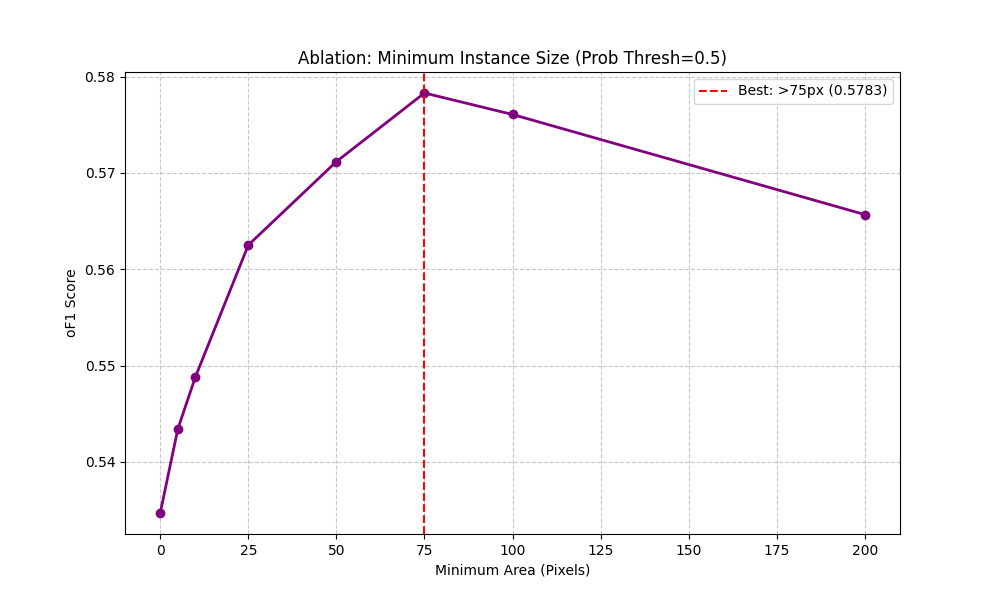

Generate this figure with Python:
import torch
import numpy as np
import pandas as pd
import matplotlib.pyplot as plt
import argparse
import json
from tqdm import tqdm
from scipy.ndimage import label
from dataset import ForgeryDataset
from model import FlexibleModel
import kaggle_metric

# --- CONFIGURATION ---
# We fix the binarization threshold (e.g., 0.50)
FIXED_PROB_THRESH = 0.50
# We test these minimum sizes (in pixels)
MIN_AREAS = [0, 5, 10, 25, 50, 75, 100, 200]

def filter_and_encode(binary_mask, min_area):
    """
    Labels connected components and removes those smaller than min_area.
    """
    labeled_mask, num_features = label(binary_mask)
    instances = []
    for k in range(1, num_features + 1):
        instance = (labeled_mask == k).astype(np.uint8)
        # THE ABLATION LOGIC IS HERE:
        if instance.sum() > min_area:
            instances.append(instance)
            
    return "authentic" if not instances else kaggle_metric.rle_encode(instances)

def run_study():
    parser = argparse.ArgumentParser()
    parser.add_argument('--data_dir', type=str, required=True)
    parser.add_argument('--model_path', type=str, required=True)
    parser.add_argument('--arch', type=str, default='segformer')
    parser.add_argument('--encoder', type=str, default='mit_b2')
    parser.add_argument('--im_size', type=int, default=256)
    args = parser.parse_args()

    device = torch.device('cuda' if torch.cuda.is_available() else 'cpu')
    print(f"📊 Starting Minimum Area Ablation on {args.model_path}")
    print(f"   Fixed Probability Threshold: {FIXED_PROB_THRESH}")
    
    # 1. Load Model
    model = FlexibleModel(arch=args.arch, encoder=args.encoder, weights=None).to(device)
    try:
        model.load_state_dict(torch.load(args.model_path, map_location=device))
    except:
        model.load_state_dict(torch.load(args.model_path, map_location=device), strict=False)
    model.eval()
    
    # 2. Load Data
    # Use the size the model was trained on
    val_ds = ForgeryDataset(args.data_dir, phase='val', im_size=(args.im_size, args.im_size))
    
    # 3. Pre-calculate Binary Masks (Speed Optimization)
    # We don't want to re-run the GPU model for every area threshold.
    print("⚡ Generating base predictions...")
    ground_truth = []
    binary_predictions = [] 
    
    with torch.no_grad():
        for i in tqdm(range(len(val_ds))):
            img, mask = val_ds[i]
            
            # Save GT (using standard min_area=0 or 10 for reference doesn't matter for GT encoding logic usually)
            # But strictly, GT needs to be encoded correctly.
            # We use a simple helper for GT that keeps everything > 0
            gt_mask = mask.squeeze().numpy().astype(np.uint8)
            gt_rle = filter_and_encode(gt_mask, min_area=0) 
            ground_truth.append({'row_id': i, 'annotation': gt_rle})
            
            # Save Pred
            input_t = img.unsqueeze(0).to(device)
            out = model(input_t)
            if isinstance(out, list): out = out[0]
            prob_map = torch.sigmoid(out).squeeze().cpu().numpy()
            
            # Binarize once
            pred_bin = (prob_map > FIXED_PROB_THRESH).astype(np.uint8)
            binary_predictions.append(pred_bin)

    sol_df = pd.DataFrame(ground_truth)
    scores = []

    # 4. Test Different Areas
    print("🔄 Testing Minimum Area thresholds...")
    for min_area in MIN_AREAS:
        submission = []
        for i, pred_bin in enumerate(binary_predictions):
            # Apply dynamic filtering
            pred_rle = filter_and_encode(pred_bin, min_area)
            submission.append({'row_id': i, 'annotation': pred_rle})
        
        sub_df = pd.DataFrame(submission)
        score = kaggle_metric.score(sol_df, sub_df, 'row_id')
        scores.append(score)
        print(f"   Min Area > {min_area} px: oF1 = {score:.4f}")

    # 5. Plot
    plt.figure(figsize=(10, 6))
    plt.plot(MIN_AREAS, scores, marker='o', linestyle='-', color='purple', linewidth=2)
    plt.title(f"Ablation: Minimum Instance Size (Prob Thresh={FIXED_PROB_THRESH})")
    plt.xlabel("Minimum Area (Pixels)")
    plt.ylabel("oF1 Score")
    plt.grid(True, linestyle='--', alpha=0.7)
    
    # Annotate Max
    max_score = max(scores)
    max_area = MIN_AREAS[scores.index(max_score)]
    plt.axvline(max_area, color='r', linestyle='--', label=f"Best: >{max_area}px ({max_score:.4f})")
    plt.legend()
    
    plt.savefig("study_min_area.png")
    print("✅ Plot saved to study_min_area.png")

if __name__ == "__main__":
    run_study()